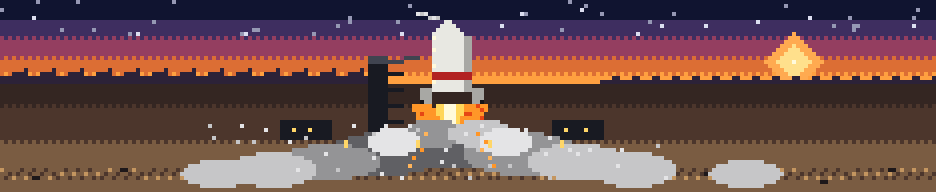
#> input picture scene.png, 936 x 192 px
$ python compose.py
#> lines starting #> are read from the running program, lines starting #| are printed output that depends on the picture
#!/usr/bin/env python3
"""Lay out the 25 November 2026 front page (entry.png).

The lead is Shenzhou-24 lifting off from Jiuquan on Wednesday
25 November 2026 with Pakistan's Muhammad Zeeshan Ali aboard — the
first Pakistani in orbit and the first foreigner on China's Tiangong
station. The four supporting panels are dated where they happened:
the Riyadh tower strike, the Huawei verdict and the Chen Jining
probe all fell on Tuesday 24 November; the Cartagena siege ended on
Wednesday. The pixel-art scene comes from pixel.py (scene.png).

Run:  python3 pixel.py && python3 compose.py
Writes entry.png beside this file: 1024 by 1024, deterministic, no
network, no clock, no randomness. Pillow and the DejaVu fonts already
on this machine; main.py only copies the finished image, so the
grader needs neither.
"""
from PIL import Image, ImageDraw, ImageFont

W, H = 1024, 1024
PAPER = (248, 243, 230)
INK = (18, 18, 18)
RED = (178, 34, 34)
NAVY = (24, 48, 88)
CARD = (255, 255, 255)
GREY = (90, 86, 78)
BODY = (40, 38, 34)
GOLD = (240, 200, 60)

FONTS = "/usr/share/fonts/truetype/dejavu/"


def font(name, size):
    return ImageFont.truetype(FONTS + name, size)


def serif(size):
    return font("DejaVuSerif-Bold.ttf", size)


def sans(size, bold=True):
    return font("DejaVuSans-Bold.ttf" if bold else "DejaVuSans.ttf", size)


def wrap(draw, text, fnt, width):
    """Split text into lines that fit width, keeping \n breaks."""
    lines = []
    for chunk in text.split("\n"):
        words = chunk.split()
        line = ""
        for word in words:
            trial = (line + " " + word).strip()
            if draw.textlength(trial, font=fnt) <= width:
                line = trial
            else:
                if line:
                    lines.append(line)
                line = word
        if line:
            lines.append(line)
    return lines


def para(draw, x, y, text, fnt, width, fill=INK, leading=1.28):
    for line in wrap(draw, text, fnt, width):
        draw.text((x, y), line, font=fnt, fill=fill)
        y += int(fnt.size * leading)
    return y


def centre(draw, y, text, fnt, fill):
    draw.text((W // 2, y), text, font=fnt, fill=fill, anchor="ma")


def card(draw, box, accent):
    draw.rectangle(box, fill=CARD, outline=INK, width=2)
    draw.rectangle([box[0], box[1], box[2], box[1] + 8], fill=accent)


def story(draw, box, kicker, headline, body, accent):
    x0, y0, x1, _ = box
    card(draw, box, accent)
    draw.text((x0 + 16, y0 + 14), kicker, font=sans(16), fill=accent)
    end = para(draw, x0 + 16, y0 + 38, headline, serif(23),
               x1 - x0 - 32, leading=1.1)
    para(draw, x0 + 16, end + 6, body, sans(15, bold=False),
         x1 - x0 - 32, fill=BODY, leading=1.25)


def build_page():
    page = Image.new("RGB", (W, H), PAPER)
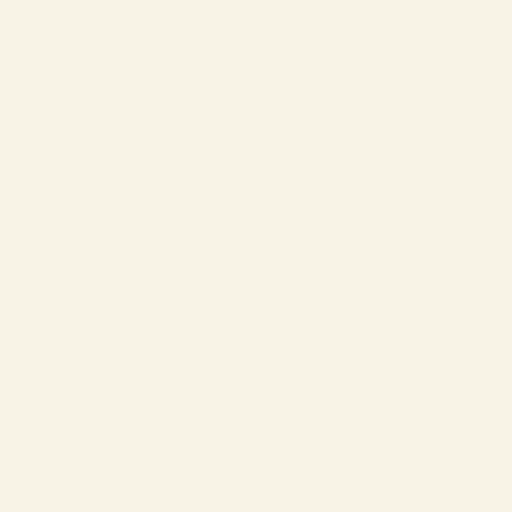
#> page: PIL image 1024x1024 RGB (shown at 1/2 size); mean R, G, B 248, 243, 230
    draw = ImageDraw.Draw(page)
    draw.rectangle([4, 4, W - 5, H - 5], outline=INK, width=4)

    # Masthead: black band, paper name, one-line promise.
    draw.rectangle([10, 10, W - 11, 138], fill=INK)
    centre(draw, 26, "THE WORLD IN ONE DAY", serif(56), (255, 255, 255))
    centre(draw, 96, "ONE IMAGE  •  THE WHOLE DAY'S NEWS", sans(20), GOLD)

    # The date, big and red, so the day is unmistakable.
    centre(draw, 152, "WEDNESDAY  25  NOVEMBER  2026", serif(36), RED)
    draw.line([60, 200, 320, 200], fill=INK, width=2)
    draw.line([704, 200, 964, 200], fill=INK, width=2)

    # Lead story: the pixel-art launch, caption chip, headline, standfirst.
    lead = (28, 216, 996, 568)
    card(draw, lead, RED)
    scene = Image.open("scene.png").convert("RGB")
#> scene is the input picture: PIL image 936x192 RGB; mean R, G, B 109.2, 79.2, 77.4
    page.paste(scene, (44, 232))
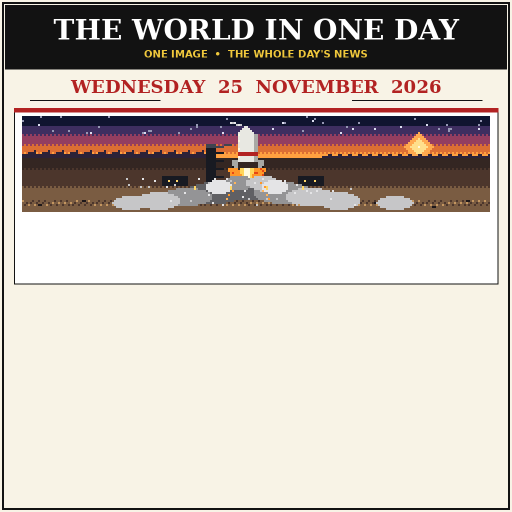
#> page: PIL image 1024x1024 RGB (shown at 1/2 size); mean R, G, B 194.7, 184.6, 177.1
    draw.rectangle([44, 394, 396, 424], fill=(10, 20, 35))
    draw.text((56, 400), "JIUQUAN, CHINA  •  GOBI DESERT",
              font=sans(17), fill=(255, 255, 255))
    draw.text((46, 448), "LEAD  •  HISTORY IN ORBIT",
              font=sans(20), fill=RED)
    draw.text((46, 478), "PAKISTAN'S FIRST ASTRONAUT REACHES ORBIT",
              font=serif(30), fill=INK)
    para(draw, 46, 514,
         "Shenzhou-24 blasted off at 08:18 from Jiuquan carrying "
         "Tang Hongbo, Wu Yi and Pakistan's Muhammad Zeeshan Ali — "
         "the first foreigner aboard China's Tiangong station. It "
         "docked at 11:56.",
         sans(18, bold=False), 920, fill=BODY, leading=1.25)

    # A thin red rule between the lead story and the grid below it.
    draw.line([28, 576, 996, 576], fill=RED, width=2)

    # Four supporting stories in a two-by-two grid.
    stories = [
        {"kicker": "THE GULF  •  TUESDAY",
         "head": "HOUTHI DRONE HITS\nRIYADH'S TALLEST TOWER",
         "body": "Eleven hurt, two critical, as a drone strikes the 385 m "
                 "PIF Tower for the second time in a week. Overnight the "
                 "Saudi-led coalition struck Hodeidah port.",
         "accent": RED},
        {"kicker": "JUSTICE  •  TUESDAY",
         "head": "HUAWEI GUILTY\nON 10 OF 12 COUNTS",
         "body": "A Brooklyn jury convicts the Chinese tech giant of bank "
                 "fraud, sanctions violations and trade-secret theft. "
                 "Sentencing is set for September 2027.",
         "accent": NAVY},
        {"kicker": "COLOMBIA  •  WEDNESDAY",
         "head": "CARTAGENA HOSTAGE\nSIEGE ENDS",
         "body": "All hostages are freed after a day-long standoff at an "
                 "Éxito supermarket; one captor is killed. A night earlier, "
                 "a car bomb in Villavicencio injured at least 22.",
         "accent": RED},
        {"kicker": "CHINA  •  TUESDAY",
         "head": "SHANGHAI PARTY BOSS\nFALLS IN PURGE",
         "body": "Chen Jining, a Politburo member once seen as a possible "
                 "successor, is placed under investigation — the fourth "
                 "Politburo member to fall since 2025.",
         "accent": NAVY},
    ]
    gx, gy, gw, gh, gap = 28, 584, 474, 148, 20
    for i, item in enumerate(stories):
        x = gx + (i % 2) * (gw + gap)
        y = gy + (i // 2) * (gh + gap)
        story(draw, (x, y, x + gw, y + gh), item["kicker"], item["head"],
              item["body"], item["accent"])

    # Also-today strip, then the footer line.
    strip = (28, 908, 996, 988)
    card(draw, strip, NAVY)
    draw.text((46, 920), "ALSO TODAY", font=sans(19), fill=NAVY)
    para(draw, 46, 944,
         "Nvidia falls 7% as the AI rally wobbles  •  "
         "Putin vows retaliation for refinery strikes  •  "
         "Kyiv claims Baltic ship strike  •  "
         "Senegal's AFCON title restored",
         sans(17, bold=False), 932, fill=BODY, leading=1.3)
    centre(draw, 996, "SUMMED UP IN ONE IMAGE  •  25 NOVEMBER 2026",
           sans(17), GREY)

    page.save("entry.png", format="PNG", optimize=True)
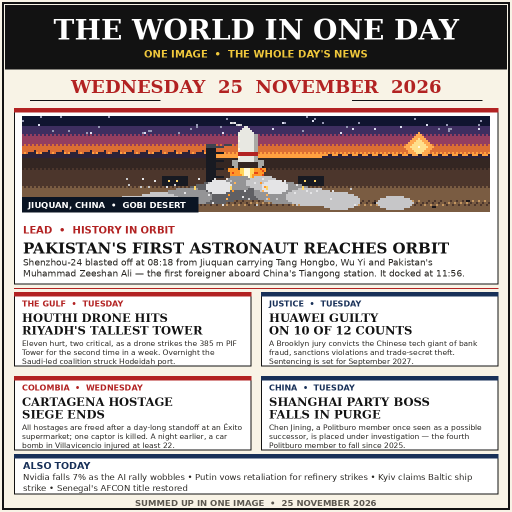
#> saved as entry.png: PIL image 1024x1024 RGB (shown at 1/2 size); mean R, G, B 179, 169.3, 167.2


if __name__ == "__main__":
    build_page()
